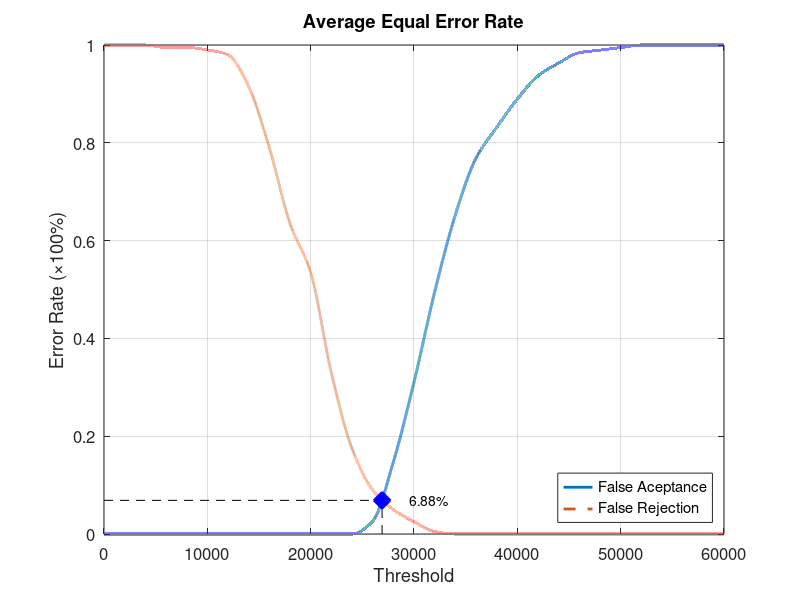
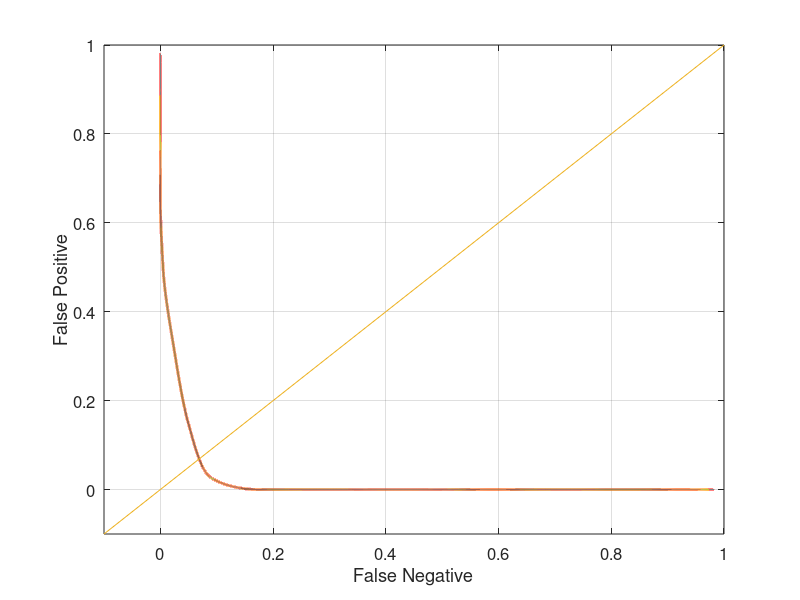

The MATLAB script that drew these images, in order:
function yEER = Database5_1
close all;
clear;
clc;
x = 0:2000:60000;
xq = 0:0.5:60000;

y0 = [0 0 0 0 0 0 0 0 0 0 0 0 0 0.0263158 0.147368 0.310526 0.494737 0.652632 0.768421 0.831579 0.889474 0.936842 0.963158 0.984211 0.989474 0.994737 1 1 1 1 1];
yy0 = interp1(x, y0, xq, 'pchip');
y1 = [1 1 1 0.995 0.995 0.99 0.98 0.915 0.79 0.635 0.535 0.33 0.175 0.09 0.05 0.025 0.005 0 0 0 0 0 0 0 0 0 0 0 0 0 0];
yy1 = interp1(x, y1, xq, 'pchip');

% Calculating EER: 
y2 = abs(y0 - y1);
find(y2 == min(y2))
yy2 = abs(yy0 - yy1);
xEER = find(yy2 == min(yy2));
xEERIndex = xq(xEER) % X-axis EER
yEER = yy0(xEER) % Y-axis EER

main = figure
plot(xq, yy0,'-','LineWidth', 2);	hold on
plot(xq, yy1,'--','LineWidth', 2);	hold on
plot([xEERIndex xEERIndex], [0 yEER], 'k--');	hold on
plot([0 xEERIndex], [yEER yEER], 'k--');	hold on
plot(xEERIndex, yEER, 'bx', 'LineWidth', 10);	hold on
text(xEERIndex + 10 * xEERIndex / 100, yEER, [num2str(round((10000 * yEER)) / 100) '%'])
legend('False Aceptance', 'False Rejection', 'Location', 'SouthEast')
xlabel('Threshold')
ylabel('Error Rate (\times100%)')
title('Average Equal Error Rate')
set(gca, 'FontSize', 12)
axis([0 60000 0 1])
grid on

print(main, 'Database5_1Main', '-dpng');
FNRxFPR = figure('Color', [1 1 1]);
plot(yy1, yy0, '-', yy1, yy0, 'LineWidth', 2);
hold on
y = -0.1:0.1:1
plot(y, y); 
set(gca, 'FontSize', 12)
xlabel('False Negative')
ylabel('False Positive')
axis([-0.1 1 -0.1 1])
set(gca, 'FontSize', 12)
grid on

print(FNRxFPR, 'Database5_1FNRxFPR','-dpng');
end
